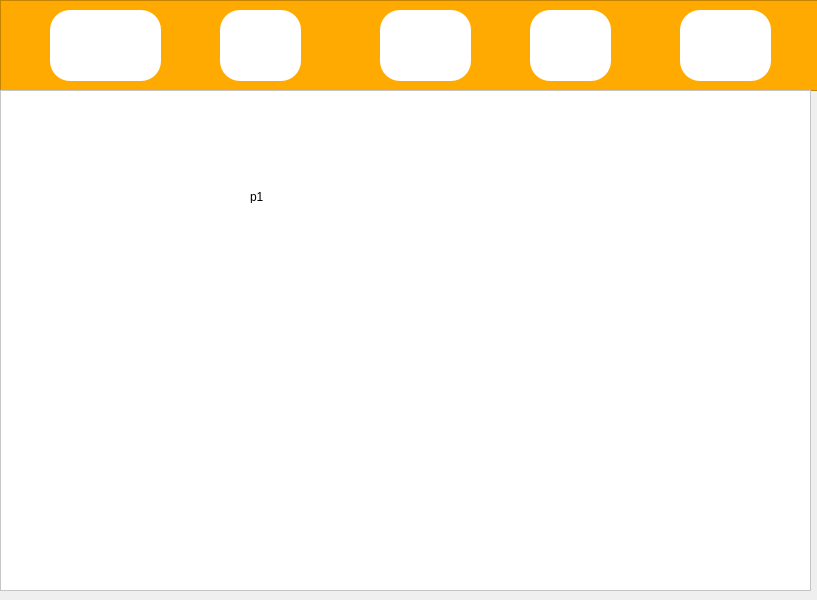
<?xml version="1.0" encoding="UTF-8"?>
<ui version="4.0">
 <class>MainWindow</class>
 <widget class="QMainWindow" name="MainWindow">
  <property name="geometry">
   <rect>
    <x>0</x>
    <y>0</y>
    <width>817</width>
    <height>600</height>
   </rect>
  </property>
  <property name="windowTitle">
   <string>MainWindow</string>
  </property>
  <property name="styleSheet">
   <string notr="true">#upline{
background-color: #ffaa00;
}
#frame{
	background-color: rgb(255, 255, 0);
}
#mainframe{
	background-color: rgb(255, 255, 255);
}
#fallanlegen,#datainputs,#diagnos,#messung,#datatransport{
border-radius: 20px; 
background-color: #ffffff;
 padding: 10px 20px;
  color: #aaffff; 
  border: none; 
  cursor: pointer; 
}
#fallanlegen:hover,#datainputs:hover,#diagnos:hover,#messung:hover,#datatransport:hover{
background-color:#aaffff;
}
</string>
  </property>
  <widget class="QWidget" name="centralwidget">
   <property name="styleSheet">
    <string notr="true"/>
   </property>
   <widget class="QFrame" name="upline">
    <property name="geometry">
     <rect>
      <x>0</x>
      <y>0</y>
      <width>821</width>
      <height>91</height>
     </rect>
    </property>
    <property name="frameShape">
     <enum>QFrame::StyledPanel</enum>
    </property>
    <property name="frameShadow">
     <enum>QFrame::Raised</enum>
    </property>
    <widget class="QPushButton" name="fallanlegen">
     <property name="geometry">
      <rect>
       <x>50</x>
       <y>10</y>
       <width>111</width>
       <height>71</height>
      </rect>
     </property>
     <property name="text">
      <string/>
     </property>
     <property name="icon">
      <iconset resource="QSS/resources.qrc">
       <normaloff>:/icons/Icons/005-user.png</normaloff>:/icons/Icons/005-user.png</iconset>
     </property>
     <property name="iconSize">
      <size>
       <width>75</width>
       <height>75</height>
      </size>
     </property>
    </widget>
    <widget class="QPushButton" name="datainputs">
     <property name="geometry">
      <rect>
       <x>220</x>
       <y>10</y>
       <width>81</width>
       <height>71</height>
      </rect>
     </property>
     <property name="text">
      <string/>
     </property>
     <property name="icon">
      <iconset resource="QSS/resources.qrc">
       <normaloff>:/icons/Icons/002-medical-notes-symbol-of-a-list-paper-on-a-clipboard.png</normaloff>:/icons/Icons/002-medical-notes-symbol-of-a-list-paper-on-a-clipboard.png</iconset>
     </property>
     <property name="iconSize">
      <size>
       <width>75</width>
       <height>75</height>
      </size>
     </property>
    </widget>
    <widget class="QPushButton" name="messung">
     <property name="geometry">
      <rect>
       <x>380</x>
       <y>10</y>
       <width>91</width>
       <height>71</height>
      </rect>
     </property>
     <property name="text">
      <string/>
     </property>
     <property name="icon">
      <iconset resource="QSS/resources.qrc">
       <normaloff>:/icons/Icons/001-tray.png</normaloff>:/icons/Icons/001-tray.png</iconset>
     </property>
     <property name="iconSize">
      <size>
       <width>75</width>
       <height>75</height>
      </size>
     </property>
    </widget>
    <widget class="QPushButton" name="diagnos">
     <property name="geometry">
      <rect>
       <x>530</x>
       <y>10</y>
       <width>81</width>
       <height>71</height>
      </rect>
     </property>
     <property name="text">
      <string/>
     </property>
     <property name="icon">
      <iconset resource="QSS/resources.qrc">
       <normaloff>:/icons/Icons/009-doctor.png</normaloff>:/icons/Icons/009-doctor.png</iconset>
     </property>
     <property name="iconSize">
      <size>
       <width>75</width>
       <height>75</height>
      </size>
     </property>
    </widget>
    <widget class="QPushButton" name="datatransport">
     <property name="geometry">
      <rect>
       <x>680</x>
       <y>10</y>
       <width>91</width>
       <height>71</height>
      </rect>
     </property>
     <property name="text">
      <string/>
     </property>
     <property name="icon">
      <iconset resource="QSS/resources.qrc">
       <normaloff>:/icons/Icons/003-upload.png</normaloff>:/icons/Icons/003-upload.png</iconset>
     </property>
     <property name="iconSize">
      <size>
       <width>75</width>
       <height>75</height>
      </size>
     </property>
    </widget>
   </widget>
   <widget class="QFrame" name="mainframe">
    <property name="geometry">
     <rect>
      <x>0</x>
      <y>90</y>
      <width>811</width>
      <height>501</height>
     </rect>
    </property>
    <property name="frameShape">
     <enum>QFrame::StyledPanel</enum>
    </property>
    <property name="frameShadow">
     <enum>QFrame::Raised</enum>
    </property>
    <widget class="QCustomStackedWidgest" name="stackedWidget">
     <property name="geometry">
      <rect>
       <x>0</x>
       <y>0</y>
       <width>811</width>
       <height>501</height>
      </rect>
     </property>
     <widget class="QWidget" name="page1">
      <widget class="QLabel" name="label">
       <property name="geometry">
        <rect>
         <x>250</x>
         <y>100</y>
         <width>47</width>
         <height>13</height>
        </rect>
       </property>
       <property name="text">
        <string>p1</string>
       </property>
      </widget>
     </widget>
     <widget class="QWidget" name="page2">
      <widget class="QLabel" name="label_2">
       <property name="geometry">
        <rect>
         <x>310</x>
         <y>140</y>
         <width>47</width>
         <height>13</height>
        </rect>
       </property>
       <property name="text">
        <string>p2</string>
       </property>
      </widget>
     </widget>
     <widget class="QWidget" name="page3">
      <widget class="QLabel" name="label_3">
       <property name="geometry">
        <rect>
         <x>340</x>
         <y>160</y>
         <width>47</width>
         <height>13</height>
        </rect>
       </property>
       <property name="text">
        <string>p3</string>
       </property>
      </widget>
     </widget>
     <widget class="QWidget" name="page4">
      <widget class="QLabel" name="label_4">
       <property name="geometry">
        <rect>
         <x>290</x>
         <y>130</y>
         <width>47</width>
         <height>13</height>
        </rect>
       </property>
       <property name="text">
        <string>p4</string>
       </property>
      </widget>
     </widget>
     <widget class="QWidget" name="page5">
      <widget class="QLabel" name="label_5">
       <property name="geometry">
        <rect>
         <x>330</x>
         <y>200</y>
         <width>47</width>
         <height>13</height>
        </rect>
       </property>
       <property name="text">
        <string>p5</string>
       </property>
      </widget>
     </widget>
    </widget>
   </widget>
  </widget>
 </widget>
 <customwidgets>
  <customwidget>
   <class>QCustomStackedWidgest</class>
   <extends>QStackedWidget</extends>
   <header location="global">Custom_Widgets.Widgets.h</header>
   <container>1</container>
  </customwidget>
 </customwidgets>
 <resources>
  <include location="QSS/resources.qrc"/>
 </resources>
 <connections/>
</ui>
